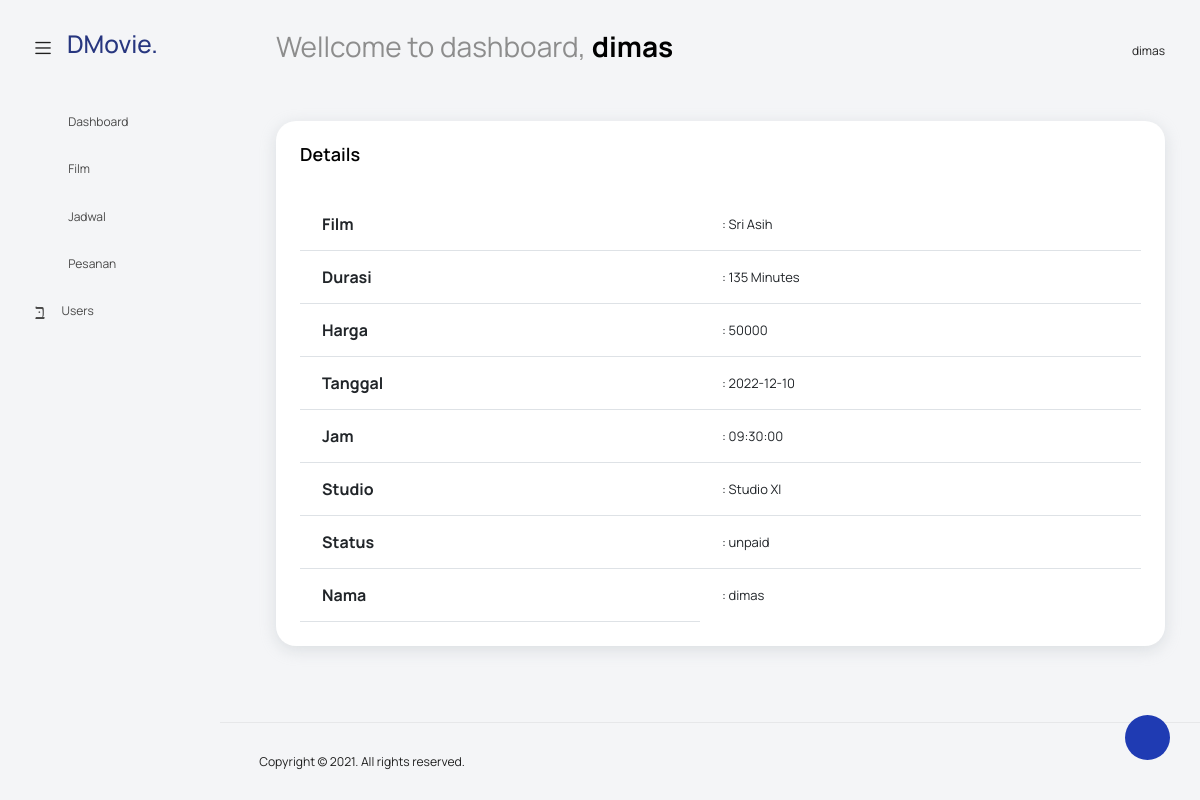
Page /super-admin/index.php?page=unpaid&unpaidpage=detail&id_pesan=27 (signed in) on the committed database.
### tables this page shows
CREATE TABLE `pemesanan` (
  `id_pemesanan` int(11) NOT NULL,
  `id_user` int(11) NOT NULL,
  `id_film` int(11) NOT NULL,
  `id_jadwal` int(11) NOT NULL,
  `seat` enum('1','2','3','4','5','6','7','8','9','10','11','12','13','14','15','16','17','18','19','20') NOT NULL,
  `id_jam` int(11) NOT NULL,
  `id_studio` int(11) NOT NULL,
  `status` enum('paid','unpaid','proccess') NOT NULL
);

CREATE TABLE `film` (
  `id_film` int(11) NOT NULL,
  `judul` varchar(100) DEFAULT NULL,
  `genre` varchar(50) DEFAULT NULL,
  `durasi` varchar(50) DEFAULT NULL,
  `pemain` text DEFAULT NULL,
  `poster` text DEFAULT NULL,
  `sinopsis` text DEFAULT NULL,
  `harga` varchar(50) DEFAULT NULL,
  `kategory` enum('nowplaying','upcoming') NOT NULL
);

CREATE TABLE `jadwal` (
  `id_jadwal` int(11) NOT NULL,
  `tanggal` date NOT NULL
);

CREATE TABLE `jam` (
  `id_jam` int(11) NOT NULL,
  `jam` time NOT NULL
);

CREATE TABLE `studio` (
  `id_studio` int(11) NOT NULL,
  `nm_studio` varchar(20) NOT NULL
);

CREATE TABLE `user` (
  `id_user` int(11) NOT NULL,
  `name` varchar(50) NOT NULL,
  `username` varchar(50) NOT NULL,
  `password` varchar(50) NOT NULL,
  `role` enum('super_admin','admin','customer') NOT NULL
);

### super-admin/data-unpaid.php (the view, shortened to what this page needs)
<?php
$unpaidpage = isset($_GET["unpaidpage"]) ? $_GET["unpaidpage"] : "unpaid";
if ($unpaidpage === "detail") {
    detailData();
} else {
    getData();
}
?>
<?php
function detailData()
{
    $id_pesan = $_GET["id_pesan"];
    $koneksi = getConnection();
    $query = mysqli_query($koneksi, "SELECT * FROM pemesanan JOIN film on pemesanan.id_film = film.id_film JOIN jadwal on pemesanan.id_jadwal = jadwal.id_jadwal JOIN studio on pemesanan.id_studio=studio.id_studio JOIN jam on pemesanan.id_jam=jam.id_jam JOIN user on pemesanan.id_user=user.id_user WHERE id_pemesanan='$id_pesan'");
    $data = mysqli_fetch_object($query);
?>
    <div class="col-lg-12 grid-margin stretch-card">
        <div class="card">
            <div class="card-body">
                <h4 class="card-title">Details</h4>
                <div class="table-responsive pt-3">
                    <table class="table ">
                        <tbody>
                            <tr>
                                <th style="width: 400px;">Film</th>
                                <td>: <?php echo $data->judul ?></td>
                            </tr>
                            <tr>
                                <th style="width: 400px;">Durasi</th>
                                <td>: <?php echo $data->durasi ?></td>
                            </tr>
                            <tr>
                                <th style="width: 400px;">Harga</th>
                                <td>: <?php echo $data->harga ?></td>
                            </tr>
                            <tr>
                                <th style="width: 400px;">Tanggal</th>
                                <td>: <?php echo $data->tanggal ?></td>
                            </tr>
                            <tr>
                                <th style="width: 400px;">Jam</th>
                                <td>: <?php echo $data->jam ?></td>
                            </tr>
                            <tr>
                                <th style="width: 400px;">Studio</th>
                                <td>: <?php echo $data->nm_studio ?></td>
                            </tr>
                            <tr>
                                <th style="width: 400px;">Status</th>
                                <td>: <?php echo $data->status ?></td>
                            </tr>
                            <tr>
                                <th style="width: 400px;">Nama</th>
                                <td>: <?php echo $data->name ?></td>
                            </tr>
                        </tbody>
                    </table>
                </div>
            </div>
        </div>
    </div>
<?php
}

### rows in the picture
pemesanan: id_film.judul "Sri Asih", id_film.durasi "135 Minutes", id_film.harga "50000", id_jadwal.tanggal "2022-12-10", id_jam.jam "09:30:00", id_studio.nm_studio "Studio XI", status "unpaid", id_user.name "dimas"

### other values in the picture
$_SESSION['nama'] "dimas"
